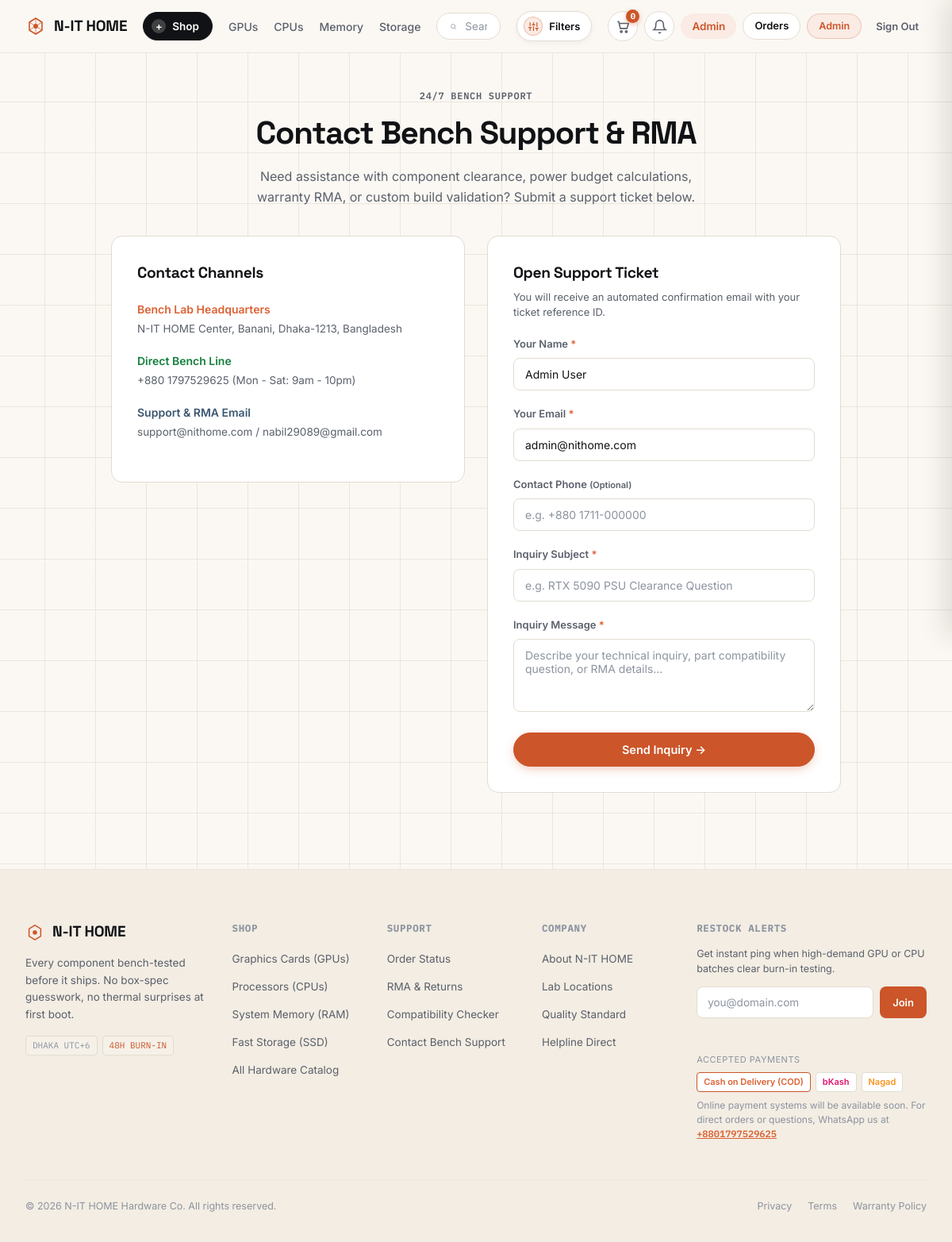
/contact/ (signed in), run on an earlier commit of the app's database.
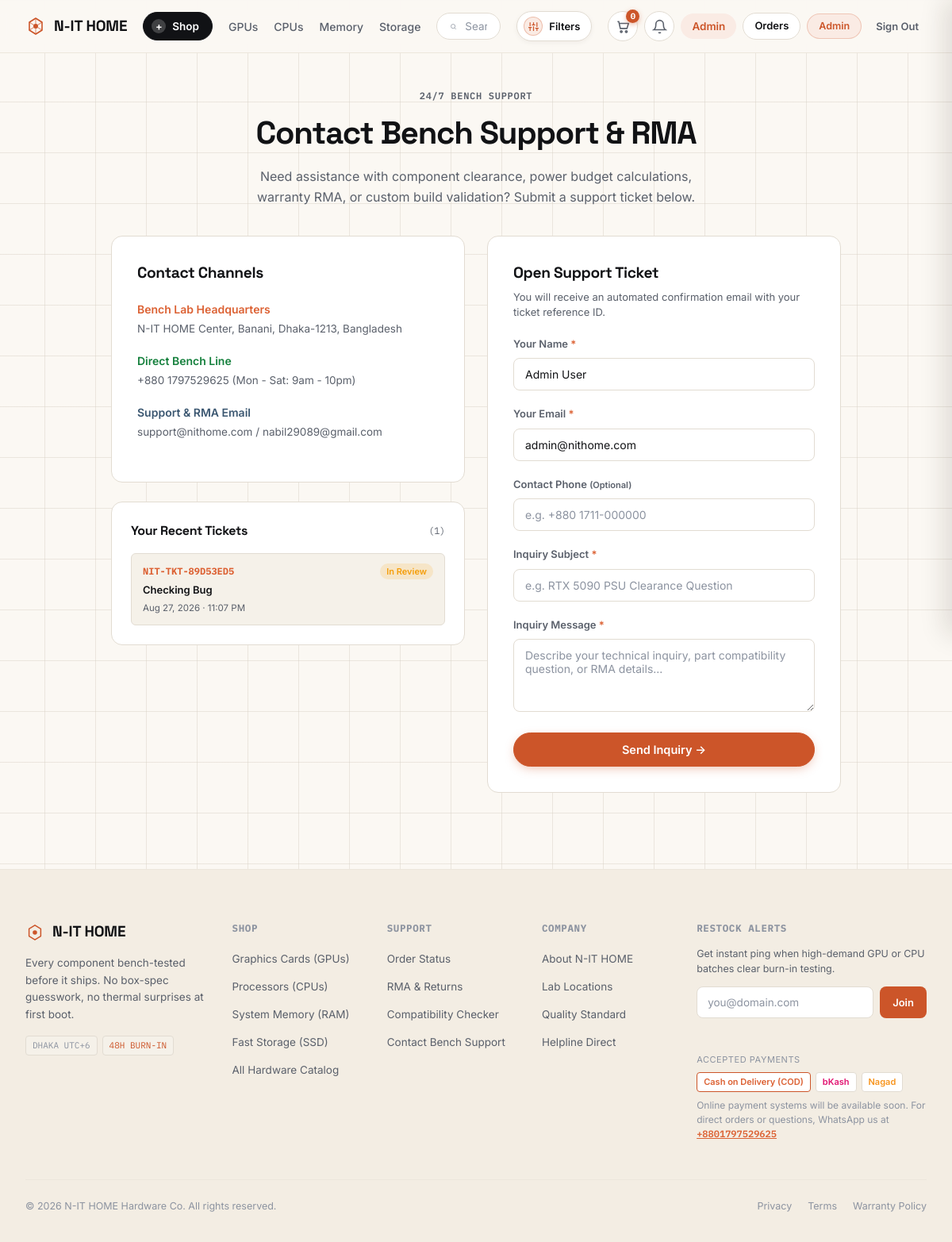
And on a later commit of the database.
### core/models.py (models this page shows, shortened)
class ContactMessage(models.Model):
    ticket_number = models.CharField(max_length=32, unique=True, editable=False, blank=True)
    user = models.ForeignKey(
        settings.AUTH_USER_MODEL,
        on_delete=models.SET_NULL,
        null=True,
        blank=True,
        related_name='support_tickets'
    )
    name = models.CharField(max_length=150)
    email = models.EmailField()
    phone = models.CharField(max_length=20, blank=True, null=True)
    subject = models.CharField(max_length=255)
    message = models.TextField()
    admin_reply = models.TextField(blank=True, null=True, help_text='Internal or dispatched reply from support team')
    is_resolved = models.BooleanField(default=False)
    created_at = models.DateTimeField(auto_now_add=True)
    updated_at = models.DateTimeField(auto_now=True)
    class Meta:
        ordering = ['-created_at']
        verbose_name = 'Support Ticket / Inquiry'
        verbose_name_plural = 'Support Tickets & Inquiries'

### core/views.py (the view, shortened to what this page needs)
# urls.py: path('contact/', ContactView.as_view(), name='contact'),
class ContactView(TemplateView):
    template_name = 'core/contact.html'
    def get_context_data(self, **kwargs):
        context = super().get_context_data(**kwargs)
        context['title'] = 'Contact Support & RMA'
        if self.request.user.is_authenticated:
            context['user_tickets'] = ContactMessage.objects.filter(user=self.request.user).order_by('-created_at')[:5]
        return context

### accounts/models.py (called while the page is built)
    def get_full_name(self) -> str:
        full = f"{self.first_name} {self.last_name}".strip()
        return full if full else self.email

### cart/context_processors.py (called while the page is built)
def cart(request: HttpRequest) -> dict[str, Any]:
    return {'cart': Cart(request)}

### core/context_processors.py (called while the page is built)
def site_context(request: HttpRequest) -> dict[str, Any]:
    categories = Category.objects.all().order_by('name')
    unread_count = 0
    recent_notifications = []
    if request.user.is_authenticated:
        unread_count = Notification.objects.filter(user=request.user, is_read=False).count()
        recent_notifications = Notification.objects.filter(user=request.user)[:5]
    return {
        'site_name': 'N-IT HOME',
        'site_tagline': 'Premium PC Hardware & Components',
        'currency_symbol': '৳',
        'currency_code': 'BDT',
        'nav_categories': categories,
        'unread_notifications_count': unread_count,
        'recent_notifications': recent_notifications,
    }

### templates/core/contact.html (shortened to what the changed rows need)
{% extends 'base.html' %}
{% block content %}
<div class="wrap" style="padding-top: 40px; padding-bottom: 56px;">
    <div style="max-width: 920px; margin: 0 auto;">
        <div style="margin-bottom: 36px; text-align: center;">
            <h1 style="font-size: 2.5rem; font-weight: 700; color: var(--text); margin-bottom: 12px; letter-spacing: -0.03em;">
                Contact Bench Support &amp; RMA
            </h1>
        </div>
        <div style="display: grid; grid-template-columns: 1fr 1fr; gap: 28px;">
            <div>
                {% if user.is_authenticated and user_tickets %}
                <div style="background-color: var(--panel); border: 1px solid var(--line); border-radius: var(--radius); padding: 24px;">
                    <h4 style="font-size: 1rem; font-weight: 700; color: var(--text); margin-bottom: 16px; display: flex; align-items: center; justify-content: space-between;">
                        <span>Your Recent Tickets</span>
                        <span class="mono" style="font-size: 12px; color: var(--text-dim); font-weight: 400;">({{ user_tickets.count }})</span>
                    </h4>
                    <div style="display: flex; flex-direction: column; gap: 12px;">
                        {% for ticket in user_tickets %}
                        <div style="background-color: var(--panel-2); border: 1px solid var(--line); border-radius: 6px; padding: 12px 14px;">
                            <div style="display: flex; justify-content: space-between; align-items: center; margin-bottom: 4px;">
                                <span class="mono" style="font-size: 12px; font-weight: 700; color: var(--copper-bright);">{{ ticket.ticket_number }}</span>
                                {% if ticket.is_resolved %}
                                    <span style="font-size: 11px; padding: 2px 8px; border-radius: 10px; background: rgba(34, 197, 94, 0.15); color: #22c55e; font-weight: 600;">Resolved</span>
                                {% else %}
                                    <span style="font-size: 11px; padding: 2px 8px; border-radius: 10px; background: rgba(245, 158, 11, 0.15); color: #f59e0b; font-weight: 600;">In Review</span>
                                {% endif %}
                            </div>
                            <div style="font-size: 13px; font-weight: 600; color: var(--text); margin-bottom: 4px;">{{ ticket.subject }}</div>
                            <div style="font-size: 11.5px; color: var(--text-dim);">{{ ticket.created_at|date:"M d, Y · h:i A" }}</div>
                        </div>
                        {% endfor %}
                    </div>
                </div>
                {% endif %}
            </div>
        </div>
    </div>
</div>
{% endblock %}

What changed in the data, as far as the page shows it:
added ContactMessage: ticket_number "NIT-TKT-89D53ED5", is_resolved "In Review", subject "Checking Bug", created_at "Aug 27, 2026 · 11:07 PM"
Also different on the page:
{{ user_tickets.count }}: (not shown) → "1"
text now shown: "Your Recent Tickets ( )"
